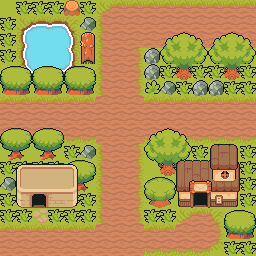

The image is a tile-based game level rendered from a .tmx file. Its description and source (layers, tilesets, objects; grid data summarised) follow:
An orthogonal 16x16 tile map with 16x16 px tiles, 4 tile layers (Floor, Water, Trees, House), 6 tilesets and 11 objects (6x Spawn_point, 5x Portal).

<map version="1.10" tiledversion="1.11.0" orientation="orthogonal" renderorder="right-down" compressionlevel="0" width="16" height="16" tilewidth="16" tileheight="16" infinite="0" backgroundcolor="#696a79" nextlayerid="6" nextobjectid="14">
 <tileset firstgid="1" name="TilesetField" tilewidth="16" tileheight="16" tilecount="75" columns="5" objectalignment="topleft">
  <image source="../tilesets/TilesetField.png" width="80" height="240" />
 </tileset>
 <tileset firstgid="76" name="TilesetFloor" tilewidth="16" tileheight="16" tilecount="572" columns="22" objectalignment="topleft">
  <image source="../tilesets/TilesetFloor.png" width="352" height="417" />
 </tileset>
 <tileset firstgid="648" name="TilesetVillageAbandoned" tilewidth="16" tileheight="16" tilecount="240" columns="20" objectalignment="topleft">
  <image source="../tilesets/TilesetVillageAbandoned.png" width="320" height="192" />
 </tileset>
 <tileset firstgid="888" name="TilesetHouse" tilewidth="16" tileheight="16" tilecount="759" columns="33" objectalignment="topleft">
  <image source="../tilesets/TilesetHouse.png" width="528" height="368" />
 </tileset>
 <tileset firstgid="1647" name="TilesetWater" tilewidth="16" tileheight="16" tilecount="476" columns="28" objectalignment="topleft">
  <image source="../tilesets/TilesetWater.png" width="448" height="272" />
 </tileset>
 <tileset firstgid="2123" name="TilesetNature" tilewidth="16" tileheight="16" tilecount="504" columns="24" objectalignment="topleft">
  <image source="../tilesets/TilesetNature.png" width="384" height="336" />
 </tileset>
 <layer id="1" name="Floor" width="16" height="16">
  <data>[256 cells, 256 non-empty, 9 distinct tile ids]</data>
 </layer>
 <layer id="2" name="Water" width="16" height="16">
  <data>[256 cells, 16 non-empty, 9 distinct tile ids]</data>
 </layer>
 <layer id="3" name="Trees" width="16" height="16">
  <data>[256 cells, 112 non-empty, 31 distinct tile ids]</data>
 </layer>
 <layer id="4" name="House" width="16" height="16">
  <data>[256 cells, 32 non-empty, 29 distinct tile ids]</data>
 </layer>
 <objectgroup id="5" name="Entities">
  <object id="1" name="Level_0" type="Portal" x="-24" y="96" width="32" height="32">
   <properties>
    <property name="__anchorX" type="int" value="-8" />
    <property name="__anchorY" type="int" value="128" />
    <property name="__cx" type="int" value="0" />
    <property name="__cy" type="int" value="7" />
    <property name="link" type="int" value="1" />
   </properties>
  </object>
  <object id="2" name="Level_0" type="Portal" x="-8" y="224" width="32" height="32">
   <properties>
    <property name="__anchorX" type="int" value="8" />
    <property name="__anchorY" type="int" value="256" />
    <property name="__cx" type="int" value="0" />
    <property name="__cy" type="int" value="15" />
    <property name="link" type="int" value="2" />
   </properties>
  </object>
  <object id="3" name="Level_1" type="Portal" x="232" y="0" width="32" height="32">
   <properties>
    <property name="__anchorX" type="int" value="248" />
    <property name="__anchorY" type="int" value="32" />
    <property name="__cx" type="int" value="15" />
    <property name="__cy" type="int" value="1" />
    <property name="link" type="int" value="1" />
   </properties>
  </object>
  <object id="4" name="Level_1" type="Portal" x="232" y="96" width="32" height="32">
   <properties>
    <property name="__anchorX" type="int" value="248" />
    <property name="__anchorY" type="int" value="128" />
    <property name="__cx" type="int" value="15" />
    <property name="__cy" type="int" value="7" />
    <property name="link" type="int" value="2" />
   </properties>
  </object>
  <object id="5" name="Spawn_point" type="Spawn_point" x="104" y="96" width="32" height="32">
   <properties>
    <property name="__anchorX" type="int" value="120" />
    <property name="__anchorY" type="int" value="128" />
    <property name="__cx" type="int" value="7" />
    <property name="__cy" type="int" value="7" />
   </properties>
  </object>
  <object id="6" name="Level_4" type="Spawn_point" x="104.846" y="216.816" width="32" height="32">
   <properties>
    <property name="__anchorX" type="int" value="120" />
    <property name="__anchorY" type="int" value="288" />
    <property name="__cx" type="int" value="7" />
    <property name="__cy" type="int" value="17" />
   </properties>
  </object>
  <object id="9" name="Level_0" type="Spawn_point" x="11.6011" y="96.5833" width="32" height="32">
   <properties>
    <property name="__anchorX" type="int" value="-8" />
    <property name="__anchorY" type="int" value="128" />
    <property name="__cx" type="int" value="0" />
    <property name="__cy" type="int" value="7" />
    <property name="link" type="int" value="1" />
   </properties>
  </object>
  <object id="10" name="Level_0" type="Spawn_point" x="31.2124" y="222.967" width="32" height="32">
   <properties>
    <property name="__anchorX" type="int" value="-8" />
    <property name="__anchorY" type="int" value="128" />
    <property name="__cx" type="int" value="0" />
    <property name="__cy" type="int" value="7" />
    <property name="link" type="int" value="2" />
   </properties>
  </object>
  <object id="11" name="Level_4" type="Portal" x="93.678" y="251.295" width="50.1586" height="7.3043">
   <properties>
    <property name="__anchorX" type="int" value="120" />
    <property name="__anchorY" type="int" value="288" />
    <property name="__cx" type="int" value="7" />
    <property name="__cy" type="int" value="17" />
   </properties>
  </object>
  <object id="12" name="Level_1" type="Spawn_point" x="196.092" y="98.7624" width="32" height="32">
   <properties>
    <property name="__anchorX" type="int" value="-8" />
    <property name="__anchorY" type="int" value="128" />
    <property name="__cx" type="int" value="0" />
    <property name="__cy" type="int" value="7" />
    <property name="link" type="int" value="2" />
   </properties>
  </object>
  <object id="13" name="Level_1" type="Spawn_point" x="191.734" y="2.1586" width="32" height="32">
   <properties>
    <property name="__anchorX" type="int" value="-8" />
    <property name="__anchorY" type="int" value="128" />
    <property name="__cx" type="int" value="0" />
    <property name="__cy" type="int" value="7" />
    <property name="link" type="int" value="1" />
   </properties>
  </object>
 </objectgroup>
</map>
